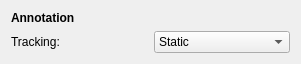
<?xml version="1.0" encoding="UTF-8"?>
<ui version="4.0">
 <class>Form</class>
 <widget class="QWidget" name="Form">
  <property name="geometry">
   <rect>
    <x>0</x>
    <y>0</y>
    <width>301</width>
    <height>61</height>
   </rect>
  </property>
  <property name="windowTitle">
   <string>Form</string>
  </property>
  <layout class="QVBoxLayout" name="verticalLayout">
   <item>
    <layout class="QHBoxLayout" name="horizontalLayout">
     <item>
      <widget class="QLabel" name="label">
       <property name="text">
        <string>&lt;b&gt;Annotation</string>
       </property>
      </widget>
     </item>
    </layout>
   </item>
   <item>
    <layout class="QHBoxLayout" name="horizontalLayout_2">
     <item>
      <widget class="QLabel" name="label_2">
       <property name="text">
        <string>Tracking:</string>
       </property>
      </widget>
     </item>
     <item>
      <widget class="QComboBox" name="comboBox_Tracking">
       <item>
        <property name="text">
         <string>Static</string>
        </property>
       </item>
       <item>
        <property name="text">
         <string>KCF</string>
        </property>
       </item>
       <item>
        <property name="text">
         <string>MIL</string>
        </property>
       </item>
       <item>
        <property name="text">
         <string>TLD</string>
        </property>
       </item>
       <item>
        <property name="text">
         <string>MEDIANFLOW</string>
        </property>
       </item>
       <item>
        <property name="text">
         <string>GOTURN</string>
        </property>
       </item>
      </widget>
     </item>
    </layout>
   </item>
  </layout>
 </widget>
 <resources/>
 <connections/>
</ui>
